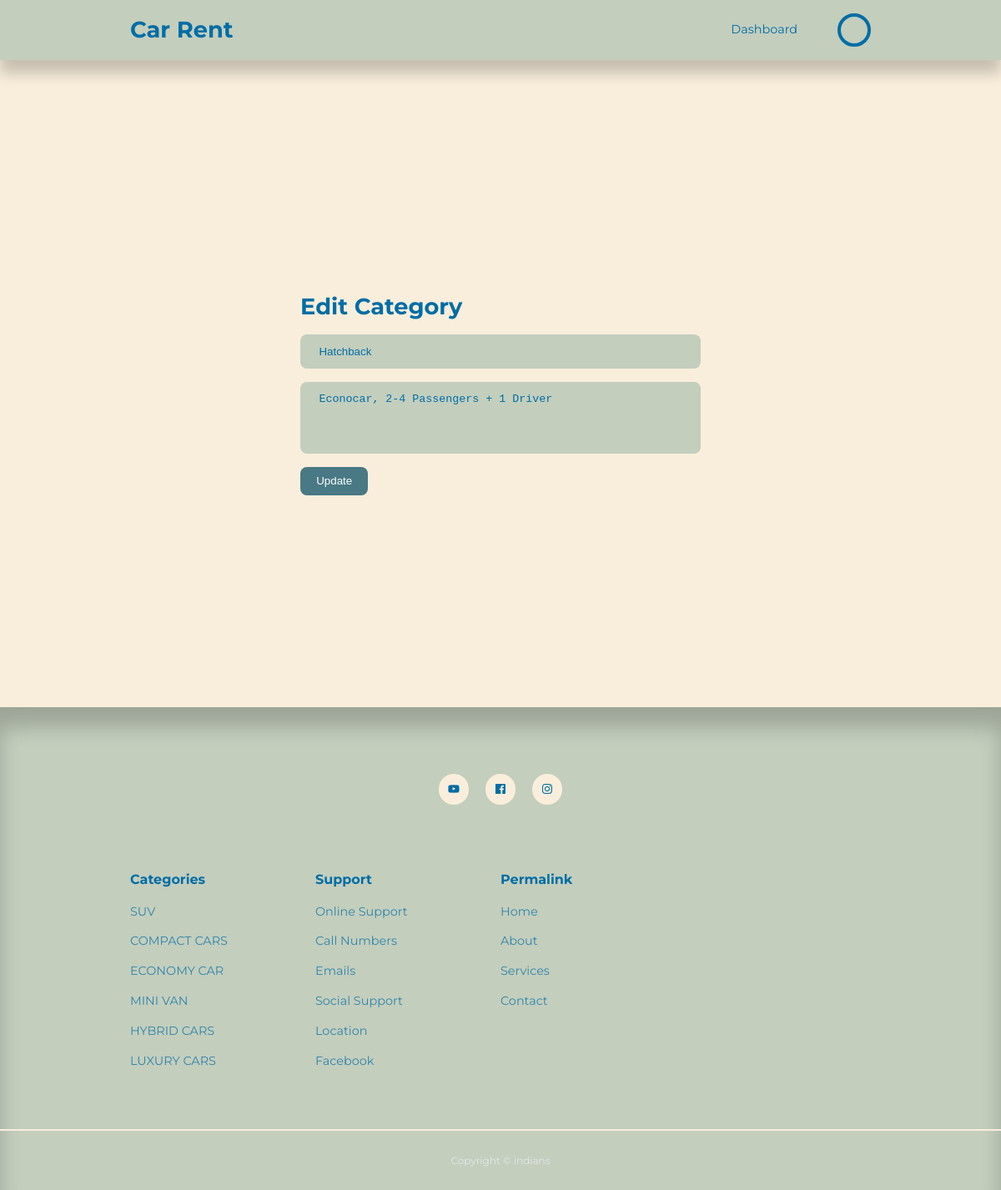
Page /admin/edit-category.php?CategoryID=3 (signed in) on the committed database.
### tables this page shows
CREATE TABLE `category` (
  `CategoryID` int(11) NOT NULL,
  `VehicleType` varchar(50) DEFAULT NULL,
  `VDescription` text DEFAULT NULL
);

### admin/edit-category.php (the view, shortened to what this page needs)
<?php
  include '../partials/aheader.php';
  if(isset($_GET['CategoryID'])){
    $CategoryID = filter_var($_GET['CategoryID'], FILTER_SANITIZE_NUMBER_INT);
    $query = "SELECT * FROM category WHERE CategoryID=$CategoryID";
    $result = mysqli_query($connection, $query);
    if(mysqli_num_rows($result) == 1){
      $category = mysqli_fetch_assoc($result);
    }
  } else {
    header('location: ' . ROOT_URL . 'admin/manage-categories');
    die();
  }
?>
<section class="form_section">
  <div class="container form_section-container">
    <h2>Edit Category</h2>
    <form action="<?= ROOT_URL?>admin/edit-category-logic.php" method="POST">
      <input type="text" name="VehicleType" value="<?= $category['VehicleType'] ?>" placeholder="Type of car">
      <textarea rows="4" name="VDescription" placeholder="Description"><?= $category['VDescription']?> </textarea>
      <button type="submit" name="submit" class="btn">Update</button>
    </form>
  </div>
</section>
<?php
  include '../partials/footer.php';
?>

### css/style.css (style rules this page uses)
:root { --color-primary: #6f6af8; --color-primary-light: hsl(242, 91%, 69%, 18%); --color-primary-variant: #5854c7; --color-red: #da0f3f; --color-red-light: hsl(346, 87%, 46%, 15%); --color-green: #00c476; --color-green-light: hsl(156, 100%, 38%, 15%); --color-gray-900: #C3CEBD; --color-gray-700: #6A7C5F; --color-gray-300: rgba(242, 242, 254, 0.3); --color-gray-200: rgba(242, 242, 254, 0.7); --color-white:#006DA4; --color-bg:#F9EEDC; --color-orange: #F79147; --color-sage:#C3CEBD; --color-forest: #6A7C5F; --color-ice:#C6D9DB; --color-stone: #CCBFB2; --color-sleepyblue: #487984; --color-sienna: #CD8A39; --color-sky-blue: #A4DBE8; --color-terra: #D95D39; --color-navy: #1A2940; --transition: all 300ms ease; --container-width-lg: 74%; --container-width-md: 88%; --form-width: 40%; --card-border-radius-1: 0.3rem; --card-border-radius-2: 0.5rem; --card-border-radius-3: 0.8rem; --card-border-radius-4: 2rem; --card-border-radius-5: 5rem; }
* { margin:0; padding: 0; outline:0; border:0; appearance: 0; list-style: none; text-decoration: none; box-sizing: border-box; }
body { font-family: 'Montserrat', sans-serif; line-height: 1.6; color: var(--color-gray-200); overflow-x: hidden; background: var(--color-bg); font-size: 0.9rem; }
.container { width: var(--container-width-lg); max-width: 1800px; margin-inline: auto; }
section { padding: 4rem 0 2rem; margin-top: 3rem; width: 100vm; }
h1,h2,h3,h4 { color: var(--color-white); line-height: 1.3; }
h2 { font-size: 1.7rem; margin: 1rem 0; }
.btn { display: inline-block; width: fit-content; padding: 0.6rem 1.2rem; background-color: var(--color-sleepyblue); border-radius: var(--card-border-radius-2); cursor: pointer; transition: var(--transition); color: white; }
.form_section { display: grid; place-items: center; height: 100vh; }
.form_section-container { width: var(--form-width); }
form { display: flex; flex-direction: column; gap: 1rem; }
input, textarea, select { padding: 0.8rem 1.4rem; background-color: var(--color-gray-900); border-radius: var(--card-border-radius-2); resize: none; color: var(--color-white); }

### rows in the picture
category: VehicleType "Hatchback", VDescription "Econocar, 2-4 Passengers + 1 Driver"
